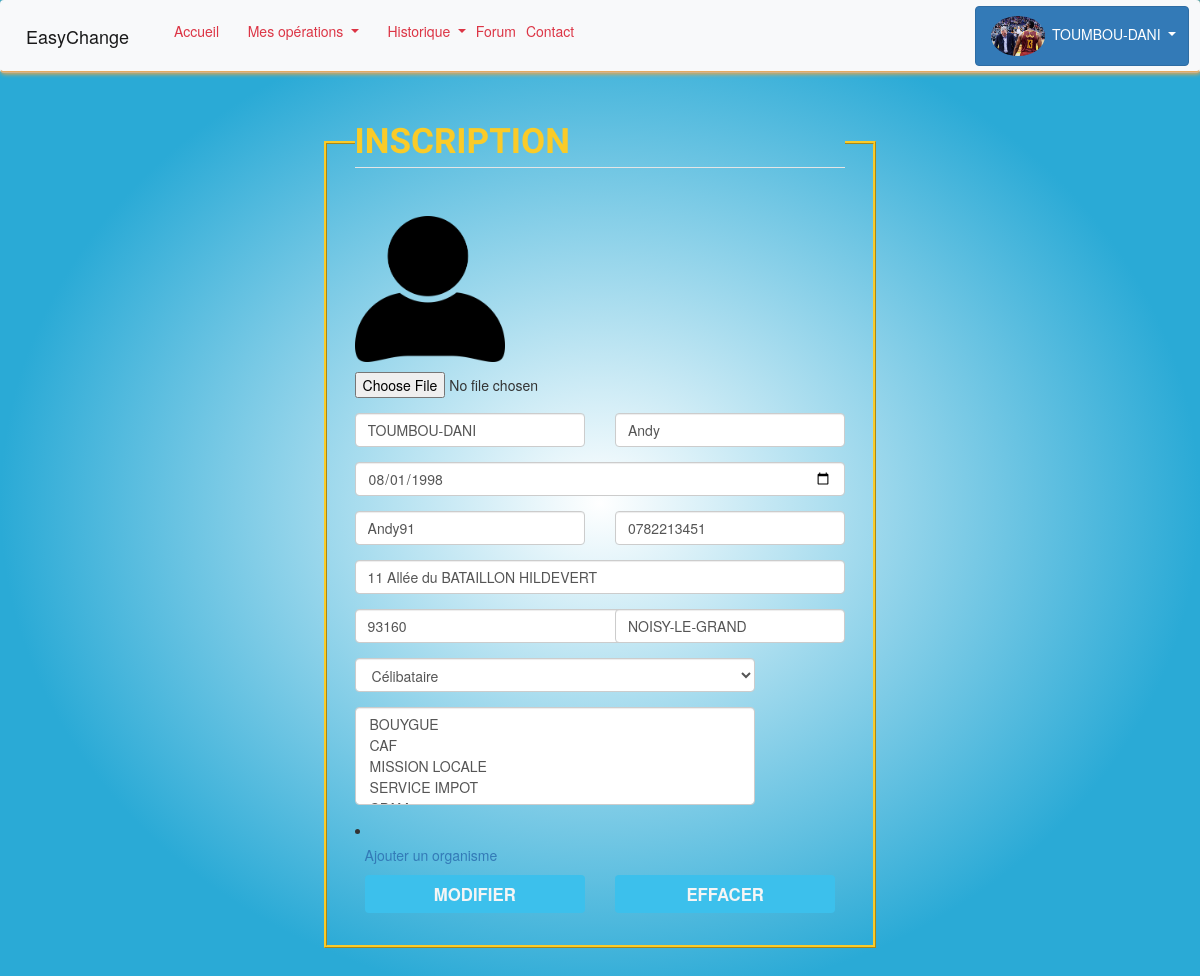
The app's page /pages/inscriptionChange.php (signed in) with its own data.
### tables this page shows
CREATE TABLE IF NOT EXISTS `users` (
  `idUser` int(11) NOT NULL AUTO_INCREMENT,
  `nom` varchar(40) NOT NULL,
  `prenom` varchar(40) NOT NULL,
  `date_naissance` date NOT NULL,
  `tel` varchar(40) NOT NULL,
  `adresse` varchar(100) NOT NULL,
  `code_postale` varchar(40) NOT NULL,
  `ville` varchar(40) NOT NULL,
  `mail` varchar(40) NOT NULL,
  `password` varchar(255) NOT NULL,
  `justificatif_domicile` varchar(40) NOT NULL,
  `photo` varchar(40) NOT NULL,
  `id_situation` int(11) NOT NULL,
  PRIMARY KEY (`idUser`,`id_situation`),
  KEY `idUser` (`idUser`),
  KEY `fk_users_situation1_idx` (`id_situation`)
);

CREATE TABLE IF NOT EXISTS `situation` (
  `idSituation` int(11) NOT NULL AUTO_INCREMENT,
  `libelle` varchar(50) NOT NULL,
  PRIMARY KEY (`idSituation`)
);

### pages/inscriptionChange.php (the view, shortened to what this page needs)
<!DOCTYPE>
<head>
    <link rel="stylesheet" href="https://stackpath.bootstrapcdn.com/bootstrap/4.3.1/css/bootstrap.min.css">
    <link rel="stylesheet" type="text/css" href="../style/inscription.css">
</head>
<body style="background-color:whitesmoke;">
<headr>
    <?php
        $repRacine = false;
        include("../include/nav.php");
    ?>
<?php
                    try
                    {
                        $connexion = new PDO('mysql:host=localhost; dbname=dbeasychange; charset=utf8', 'root', '');
                    }
                    catch(Exception $e)
                    {
                        die('Erreur : '. $e->getMessage());
                    }
                    $req = $connexion->prepare('SELECT * FROM users WHERE idUser = :id');
                    $req->execute(
                                    array('id' => $_SESSION['idUser'])
                                );
                    $result = $req->fetch();
                    $req3 = $connexion->query('SELECT * FROM organisme');
                    $req4 = $connexion->prepare('SELECT * FROM situation WHERE idSituation = :idSituation');
                    $req4->execute(
                                    array('idSituation' => $result['id_situation'])
                                );
                    $result4 = $req4->fetch();
?>
<form action="../recuperation_donnees/recup_inscriptionChange.php" method="POST" enctype="multipart/form-data" >
    <div class="global-form">
        <fieldset>
                <legend>INSCRIPTION</legend>
                <div class="photo_profile">
                    <img class="utilisateur" src="../imgs/user.png"> <br>
                    <input class="insert_image" type="file"  name="img">
                </div>
            <div class="row">
                <div class="form-group col-lg-6">
                    <input class="form-control" type="text" name="nom" placeholder="*NOM" value="<?php echo $result['nom']; ?>" required>
                </div>
                <div class="form-group col-lg-6">
                    <input class="form-control" type="text" name="prenom" placeholder="*PRENOM" value="<?php echo $result['prenom']; ?>" required>
                </div>
            </div>
                <div class="form-group">
                    <input class="form-control" type="date" name="datenaiss" placeholder="*DATE DE NAISSANCE" value="<?php echo $result['date_naissance']; ?>" required>
                </div>
        <div class="row">
            <div class="col-lg-6">
                <div class="form-group">
                    <input class="form-control" type="text" name="mail" placeholder="*MAIL" value="<?php echo $result['mail']; ?>" required>
                </div>
            </div>
            <div class="col-lg-6">
                <div class="form-group">
                    <input class="form-control" type="text" name="tel" placeholder="*TELEPHONE" value="<?php echo $result['tel']; ?>" required>
                </div>
            </div>
        </div>
                <div class="form-group">
                    <input class="form-control" type="text" name="adresse" placeholder="*ADRESSE" value="<?php echo $result['adresse']; ?>" required>
                </div>
            <div class="row">
                <div class="form-group col-lg-6">
                    <input class="form-control" type="text" name="cp" placeholder="*CODE POSTALE" value="<?php echo $result['code_postale']; ?>" required style="width: 400px;">
                </div>
                <div class="form-group col-lg-6">
                    <input class="form-control" type="text" name="ville" placeholder="*VILLE" value="<?php echo $result['ville']; ?>" required>
                </div>
            </div>
  <div class="form-group">
                    <select class="form-control" name="situation" style="width: 400px;">
                        <option value="<?php echo $result4['idSituation']; ?>"> <?php echo $result4['libelle']; ?> </option>
                 </select>
                </div>
                <div class="form-group">
                    <SELECT  multiple="oui" class="form-control" name="organisme[]" style="width: 400px;">
            <?php
                       while($result3 = $req3->fetch())
                       {
?>
                        <option value="<?php echo $result3['idOrganisme'] ?>"><?php echo $result3['nom'];?></option>
<?php
                    }
            ?>
               </SELECT>
                </div>
                <li><a class="nav-link" href= <?php if($repRacine == true) { ?> pages/ajoutOrganisme.php <?php } else{  ?> ajoutOrganisme.php <?php } ?>>Ajouter un organisme </li>
            <div class="row">
                <div class="col-lg-6">
                    <input type="submit" value="MODIFIER" class="btn btn-primary btn-block" >
                </div>
                <div class="col-lg-6">
                    <input type="reset" value="EFFACER" class="btn btn-primary btn-block">
                </div>
            </div>
        </fieldset>
    </div>
</form>
</body>
</html>

### include/nav.php (shortened to what this page needs)
<?php
 try
     {
       $connexion = new PDO('mysql:host=localhost; dbname=dbeasychange; charset=utf8', 'root', '');
     }
         catch(Exception $e)
         {
             die('Erreur : '. $e->getMessage());
         }
         $req = $connexion->prepare('SELECT * FROM users WHERE idUser = :id');
         if(isset($_SESSION['idUser'])){
         $req->execute(
                         array('id' => $_SESSION['idUser'])
                     );
         $result = $req->fetch();
              $page = " ";
if($page=="Accueil"){$AccueilIsActive = 'class="active"';}else{ $AccueilIsActive=""; }
if($page=="Forum"){$ForumIsActive = 'class="active"';}else{ $ForumIsActive=""; }
if($page=="Contact"){$ContactIsActive = 'class="active"';}else{ $ContactIsActive=""; }
?>
<!DOCTYPE HTML>
<html>
<head>
      <link rel="stylesheet" href="https://maxcdn.bootstrapcdn.com/bootstrap/3.4.0/css/bootstrap.min.css">
     <link  rel="stylesheet" type="text/css" href="../style/nav.css">
</head>
<body>
<nav class="navbar navbar-expand-lg navbar-light bg-light" style="border-bottom: 2px rgba(252, 164, 55, 0.5) ridge; box-shadow: 1px 1px 4px #FCA437;">
  <a class="navbar-brand" href="#">EasyChange</a>
  <div class="collapse navbar-collapse" id="navbarNavDropdown">
    <ul class="navbar-nav">
      <li <?php echo $AccueilIsActive; ?> class="nav-item">
        <a class="nav-link" href="<?php if( $repRacine == true){?> index.php <?php } else{  ?> ../index.php <?php } ?>">Accueil</a>
      </li>
      <?php
        if(isset($_SESSION['nom']))
        {
        ?>
      <li <?php  ?> class="nav-item dropdown">
        <a class="nav-link dropdown-toggle" id="navbarDropdownMenuLink" data-toggle="dropdown" aria-haspopup="true" aria-expanded="false" href="<?php if($repRacine == true) {?> <?php} else{  ?><?php } ?>">
          Mes opérations
        </a>
      </li>
      <li <?php  ?> class="nav-item dropdown">
        <a class="nav-link dropdown-toggle" href="<?php if($repRacine == true) {?> <?php} else{  ?><?php } ?>" id="navbarDropdownMenuLink" data-toggle="dropdown" aria-haspopup="true" aria-expanded="false">
          Historique
        </a>
      </li>
        <?php
           }
         ?>
      <li <?php echo $ForumIsActive; ?> class="nav-item">
        <a class="nav-link" href="<?php if($repRacine == true) { ?> pages/forum.php <?php } else{  ?> forum.php <?php } ?>">Forum</a>
      </li>
      <li <?php echo $ContactIsActive; ?> class="nav-item">
        <a class="nav-link" href="<?php if($repRacine == true) { ?> pages/contact.php <?php } else{  ?> contact.php <?php } ?>">Contact</a>
      </li>
    </ul>
      <ul class="nav navbar-nav navbar-right">
        <div class="btn-group">
          <button type="button" class="btn btn-primary dropdown-toggle" data-toggle="dropdown" aria-haspopup="true" aria-expanded="false">
           <?php  if( $repRacine == true){?> <img style="border-radius: 100%; width: 60px; padding: 3px;" src="uploads/<?php echo $result['photo']; ?>">  <?php } else{  ?> <img style="border-radius: 100%; width: 60px; padding: 3px;" src="../uploads/<?php echo $result['photo']; ?>">  <?php } }?>
               <?php if(isset($_SESSION['nom'])) {echo $_SESSION['nom'];} ?>
          </button>
        </div>
      </ul>
  </div>
</nav>
</body>
</html>

### style/inscription.css (style rules this page uses)
body { background-image: radial-gradient(closest-side ellipse at center, white, #2AAAD6); background-attachment: fixed; background-size: cover; }
.global-form { padding: 2%; margin-left: 25%; margin-right:25%; }
.global-form fieldset { border: 3px #FACB28 ridge; padding: 5%; border-radius: 0% 3% 3% background-color: rgba(259, 156, 49, 0.5); }
.global-form fieldset legend { font-family: 'Vast Shadow', cursive; color: #FACB28; font-size:2.5em; font-weight:bold; }
.global-form .utilisateur { width: 150px; margin-bottom: 2%; }
.photo_profile { margin-bottom: 3%; }
.global-form .row .btn { background-color:#3CC0EC; color: whitesmoke; font-size: 1.2em; font-weight:bold; border-color:transparent; }

### style/nav.css (style rules this page uses)
.navbar { border-bottom: 2px #FCA437 ridge; box-shadow: 2px 2px 4px black; }
.navbar-light .navbar-nav .nav-link { color: #dc3545; }
.navbar .dropdown { margin-left: 5%; }

### records on screen
users: photo (picture), nom "TOUMBOU-DANI", prenom "Andy", datenaiss "08/01/1998", mail "Andy91", tel "0782213451", adresse "11 Allée du BATAILLON HILDEVERT", cp "93160", ville "NOISY-LE-GRAND"
situation: situation "Célibataire"

### other values on screen
$_SESSION['nom'] "TOUMBOU-DANI"
